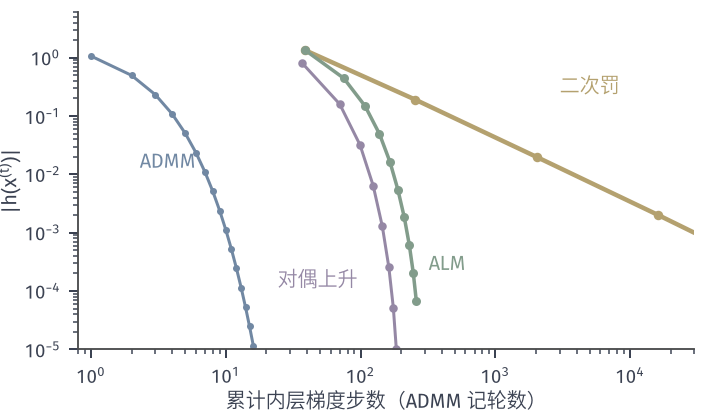

Write Python code to recreate this figure.
from pathlib import Path
import sys
ROOT = next(p for p in Path(__file__).resolve().parents if (p/'build.sh').is_file() and (p/'tex/book.tex').is_file())
sys.path.insert(0, str(ROOT/'figures/00-shared/mathematical-preliminaries-upper/00-shared/comprehension-figures'))
from support import figure, save, BLUE, GREEN, YELLOW, RED, PURPLE, INK, MUTED, GRID, BLUE_FILL, GREEN_FILL, YELLOW_FILL, RED_FILL, PURPLE_FILL
import numpy as np
HERE = Path(__file__).resolve().parent
STROKE = '#4C4D4F'
def panel(fig, left, right, top, bottom, wspace=.25, hspace=.2):
    fig.set_layout_engine(None)
    fig.subplots_adjust(left=left, right=right, top=top, bottom=bottom, wspace=wspace, hspace=hspace)
def tag(fig, ax, s, y=.03):
    p = ax.get_position(); fig.text((p.x0+p.x1)/2, y, s, ha='center', va='bottom')
def opt(ax, x, y, ms=4.8, z=7): ax.plot([x],[y],'o',ms=ms,color=RED,mew=0,zorder=z)
def it(ax, x, y, ms=4.2, z=6, c=GREEN): ax.plot([x],[y],'o',ms=ms,color=c,mew=0,zorder=z)
def bare(ax): ax.set_aspect('equal'); 
# Running example: f(x)=x1^2/2+3x2^2/2, h(x)=x1+x2-4, x*=(3,1), nu*=-3.
G = np.diag([1.,3.]); A1 = np.ones(2)
def fq(X,Y): return .5*X**2+1.5*Y**2
def line(ax,lo=-2,hi=7):
    t=np.array([lo,hi]); ax.plot(t,4-t,color=STROKE,lw=1.7,solid_capstyle='butt',zorder=3)

fig,ax=figure(width_mm=100,height_mm=58)
panel(fig,.11,.98,.97,.15)
H0=G
def gd(H,rhs,x,tol,cnt,log,h):
    L=np.linalg.eigvalsh(H)[1]
    for _ in range(200000):
        gr=H@x-rhs
        if np.linalg.norm(gr)<=tol: break
        x=x-gr/L;cnt[0]+=1
    return x
tol=1e-6
# quadratic penalty, tenfold increase, warm start
x=np.zeros(2);c=[0];Pc=[];Ph=[]
for k in range(5):
    r=1.5*10**k;x=gd(G+r*np.outer(A1,A1),4*r*A1,x,tol,c,0,0);Pc.append(c[0]);Ph.append(abs(x.sum()-4))
# dual ascent alpha=.6, inner gradient on L
x=np.zeros(2);nu=0.;c=[0];Dc=[];Dh=[]
for k in range(10):
    x=gd(G,-nu*A1,x,tol,c,0,0);h=x.sum()-4;Dc.append(c[0]);Dh.append(abs(h));nu+=.6*h
# ALM rho=1.5
x=np.zeros(2);nu=0.;c=[0];Ac=[];Ah=[];r=1.5;H=G+r*np.outer(A1,A1)
for k in range(10):
    x=gd(H,(4*r-nu)*A1,x,tol,c,0,0);h=x.sum()-4;Ac.append(c[0]);Ah.append(abs(h));nu+=r*h
# ADMM rho=1.5: each block has a closed form, one gradient-equivalent per block evaluation counted as one
x=0.;z=0.;u=0.;Mc=[];Mh=[];r=1.5
for k in range(24):
    x=r*(4-z-u)/(1+r);z=r*(4-x-u)/(3+r);h=x+z-4;u+=h;Mc.append(k+1);Mh.append(abs(h))
ax.loglog(Pc,Ph,'-o',color=YELLOW,lw=1.8,ms=3.8,mew=0)
ax.loglog(Dc[1:],Dh[1:],'-o',color=PURPLE,lw=1.2,ms=3.4,mew=0)
ax.loglog(Ac,Ah,'-o',color=GREEN,lw=1.4,ms=3.6,mew=0)
ax.loglog(Mc,Mh,'-o',color=BLUE,lw=1.2,ms=2.8,mew=0)
ax.set_xlabel('累计内层梯度步数（ADMM 记轮数）',labelpad=1);ax.set_ylabel('$|h(\\mathbf{x}^{(t)})|$',labelpad=1)
ax.set_xlim(.8,3e4);ax.set_ylim(1e-5,6)
ax.text(3000,.25,'二次罚',color=YELLOW);ax.text(320,2.3e-4,'ALM',color=GREEN);ax.text(95,1.2e-4,'对偶上升',color=PURPLE,ha='right');ax.text(2.3,1.3e-2,'ADMM',color=BLUE)
save(fig,HERE,'figure',{'penalty':[Pc,Ph],'dual':[Dc,Dh],'alm':[Ac,Ah],'admm':[Mc,Mh],'inner_tol':tol})
